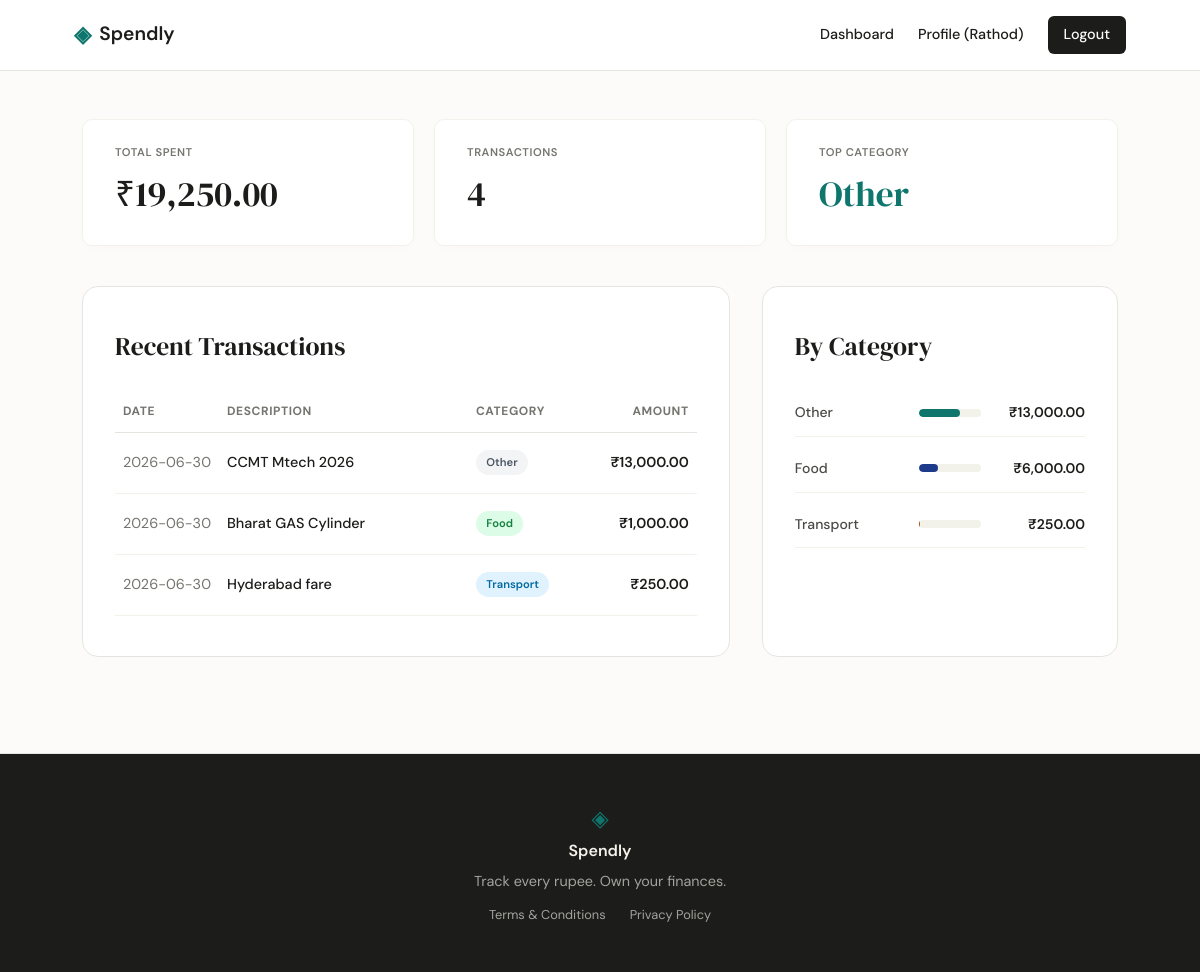
Screenshot of /profile (signed in) with the database file from the repository.
### tables this page shows
CREATE TABLE users (
        id INTEGER PRIMARY KEY AUTOINCREMENT,
        name TEXT NOT NULL,
        email TEXT UNIQUE NOT NULL,
        password_hash TEXT NOT NULL,
        created_at TEXT DEFAULT (datetime('now', 'localtime'))
    );

CREATE TABLE expenses (
        id INTEGER PRIMARY KEY AUTOINCREMENT,
        user_id INTEGER NOT NULL,
        amount REAL NOT NULL,
        category TEXT NOT NULL,
        date TEXT NOT NULL,
        description TEXT,
        created_at TEXT DEFAULT (datetime('now', 'localtime')),
        FOREIGN KEY (user_id) REFERENCES users (id) ON DELETE CASCADE
    );

### app.py (the view, shortened to what this page needs)
@app.route("/profile")
@login_required
def profile():
    db = get_db()
    initials = "".join([part[0].upper() for part in g.user['name'].split()[:2]]) if g.user['name'] else "U"
    try:
        created_dt = datetime.strptime(g.user['created_at'], "%Y-%m-%d %H:%M:%S")
        member_since = created_dt.strftime("%B %Y")
    except (ValueError, TypeError):
        member_since = "June 2026"
    user_info = {
        "name": g.user['name'],
        "email": g.user['email'],
        "member_since": member_since,
        "initials": initials
    }
    stats_row = db.execute("""
        SELECT COUNT(*) as count, SUM(amount) as total
        FROM expenses WHERE user_id = ?;
    """, (g.user["id"],)).fetchone()
    total_spent = stats_row["total"] if stats_row["total"] is not None else 0.0
    transaction_count = stats_row["count"] if stats_row["count"] is not None else 0
    top_cat_row = db.execute("""
        SELECT category, SUM(amount) as total
        FROM expenses
        WHERE user_id = ?
        GROUP BY category
        ORDER BY total DESC LIMIT 1;
    """, (g.user["id"],)).fetchone()
    top_category = top_cat_row["category"] if top_cat_row else "None"
    stats = {
        "total_spent": total_spent,
        "transaction_count": transaction_count,
        "top_category": top_category
    }
    recent_transactions_rows = db.execute("""
        SELECT * FROM expenses
        WHERE user_id = ?
        ORDER BY date DESC, id DESC LIMIT 3;
    """, (g.user["id"],)).fetchall()
    recent_transactions = []
    for row in recent_transactions_rows:
        recent_transactions.append({
            "date": row["date"],
            "category": row["category"],
            "description": row["description"] or "-",
            "amount": row["amount"]
        })
    category_rows = db.execute("""
        SELECT category, SUM(amount) as total
        FROM expenses
        WHERE user_id = ?
        GROUP BY category
        ORDER BY total DESC;
    """, (g.user["id"],)).fetchall()
    category_breakdown = []
    for row in category_rows:
        percentage = int((row["total"] / total_spent * 100)) if total_spent > 0 else 0
        category_breakdown.append({
            "category": row["category"],
            "amount": row["total"],
            "percentage": percentage
        })
    db.close()
    return render_template(
        "profile.html",
        user_info=user_info,
        stats=stats,
        recent_transactions=recent_transactions,
        category_breakdown=category_breakdown
    )

### app.py (called while the page is built)
@app.before_request
def load_logged_in_user():
    user_id = session.get("user_id")
    if user_id is None:
        g.user = None
    else:
        db = get_db()
        g.user = db.execute("SELECT * FROM users WHERE id = ?", (user_id,)).fetchone()
        db.close()

def login_required(view):
    @functools.wraps(view)
    def wrapped_view(**kwargs):
        if g.user is None:
            return redirect(url_for("login"))
        return view(**kwargs)
    return wrapped_view

### database/db.py (called while the page is built)
def get_db():
    db_dir = os.path.dirname(os.path.abspath(__file__))
    database_path = os.path.normpath(os.path.join(db_dir, "..", "spendly.db"))
    conn = sqlite3.connect(database_path)
    conn.row_factory = sqlite3.Row
    conn.execute("PRAGMA foreign_keys = ON;")
    return conn

### templates/profile.html (shortened to what this page needs)
{% extends "base.html" %}
{% block content %}
<section style="max-width: var(--max-width); margin: 3rem auto; padding: 0 2rem;">
    <div class="stats-grid">
        <div class="stats-box" style="text-align: left; padding: 1.5rem 2rem;">
            <span class="mock-label" style="font-size: 0.7rem; color: var(--ink-muted); text-transform: uppercase; letter-spacing: 0.05em; display: block; margin-bottom: 0.5rem;">Total Spent</span>
            <p style="font-family: var(--font-display); font-size: 2.2rem; color: var(--ink); margin: 0;">
                ₹{{ "{:,.2f}".format(stats['total_spent']) }}
            </p>
        </div>
        <div class="stats-box" style="text-align: left; padding: 1.5rem 2rem;">
            <span class="mock-label" style="font-size: 0.7rem; color: var(--ink-muted); text-transform: uppercase; letter-spacing: 0.05em; display: block; margin-bottom: 0.5rem;">Transactions</span>
            <p style="font-family: var(--font-display); font-size: 2.2rem; color: var(--ink); margin: 0;">
                {{ stats['transaction_count'] }}
            </p>
        </div>
        <div class="stats-box" style="text-align: left; padding: 1.5rem 2rem;">
            <span class="mock-label" style="font-size: 0.7rem; color: var(--ink-muted); text-transform: uppercase; letter-spacing: 0.05em; display: block; margin-bottom: 0.5rem;">Top Category</span>
            <p style="font-family: var(--font-display); font-size: 2.2rem; color: var(--accent); margin: 0;">
                {{ stats['top_category'] }}
            </p>
        </div>
    </div>
    <div class="profile-details-grid">
        <div style="background: var(--paper-card); border: 1px solid var(--border); border-radius: var(--radius-lg); padding: 2.5rem 2rem; width: 100%;">
            <h2 style="font-family: var(--font-display); font-size: 1.6rem; font-weight: 400; margin-bottom: 1.5rem; color: var(--ink);">Recent Transactions</h2>
            <div class="table-container">
                <table style="width: 100%; border-collapse: collapse; font-size: 0.9rem; text-align: left;">
                    <thead>
                        <tr style="border-bottom: 1px solid var(--border); color: var(--ink-muted); font-size: 0.75rem; text-transform: uppercase; letter-spacing: 0.05em; font-weight: 600;">
                            <th style="padding: 0.75rem 0.5rem; width: 15%;">Date</th>
                            <th style="padding: 0.75rem 0.5rem; width: 45%;">Description</th>
                            <th style="padding: 0.75rem 0.5rem; width: 20%;">Category</th>
                            <th style="padding: 0.75rem 0.5rem; text-align: right; width: 20%;">Amount</th>
                        </tr>
                    </thead>
                    <tbody>
                        {% for tx in recent_transactions %}
                            <tr style="border-bottom: 1px solid var(--border-soft); transition: background 0.2s;">
                                <td style="padding: 1.1rem 0.5rem; color: var(--ink-muted); white-space: nowrap;">
                                    {{ tx['date'] }}
                                </td>
                                <td style="padding: 1.1rem 0.5rem; color: var(--ink); font-weight: 500;">
                                    {{ tx['description'] }}
                                </td>
                                <td style="padding: 1.1rem 0.5rem;">
                                    <span class="hero-badge badge-{{ tx['category']|lower }}" style="margin-bottom: 0; padding: 0.25rem 0.65rem; font-size: 0.7rem; font-weight: 600; border: none;">
                                        {{ tx['category'] }}
                                    </span>
                                </td>
                                <td style="padding: 1.1rem 0.5rem; text-align: right; font-weight: 600; color: var(--ink);">
                                    ₹{{ "{:,.2f}".format(tx['amount']) }}
                                </td>
                            </tr>
                        {% endfor %}
                    </tbody>
                </table>
            </div>
        </div>
        <div style="background: var(--paper-card); border: 1px solid var(--border); border-radius: var(--radius-lg); padding: 2.5rem 2rem; width: 100%;">
            <h2 style="font-family: var(--font-display); font-size: 1.6rem; font-weight: 400; margin-bottom: 1.5rem; color: var(--ink);">By Category</h2>
            <div style="display: flex; flex-direction: column; gap: 0.5rem;">
                {% set bar_colors = ['var(--cat-1)', 'var(--cat-2)', 'var(--cat-3)', 'var(--cat-4)', 'var(--cat-5)', 'var(--cat-6)', 'var(--cat-7)'] %}
                {% for item in category_breakdown %}
                    <div class="cat-row" style="padding: 0.8rem 0;">
                        <span class="cat-name" style="font-weight: 500; color: var(--ink-soft); width: 100px;">{{ item['category'] }}</span>
                        <div class="cat-bar-track" style="height: 8px; margin: 0 0.5rem;">
                            <div class="cat-bar-fill" style="width: {{ item['percentage'] }}%; background: {{ bar_colors[loop.index0 % bar_colors|length] }};"></div>
                        </div>
                        <span class="cat-amount" style="font-family: var(--font-sans); color: var(--ink); font-weight: 600; width: 80px;">
                            ₹{{ "{:,.2f}".format(item['amount']) }}
                        </span>
                    </div>
                {% endfor %}
            </div>
        </div>
    </div>
</section>
{% endblock %}

### templates/base.html (shortened to what this page needs)
<!DOCTYPE html>
<html lang="en">
<head>
    <link rel="stylesheet" href="{{ url_for('static', filename='css/style.css') }}">
</head>
<body>
    <nav class="navbar">
        <div class="nav-inner">
            <a href="{{ url_for('landing') }}" class="nav-brand">
                <span class="brand-icon">◈</span>
                <span class="brand-name">Spendly</span>
            </a>
            <div class="nav-links">
                {% if session.get('user_id') %}
                    <a href="{{ url_for('dashboard') }}">Dashboard</a>
                    <a href="{{ url_for('profile') }}">Profile ({{ g.user['name'].split()[0] if g.user else 'User' }})</a>
                    <a href="{{ url_for('logout') }}" class="nav-cta">Logout</a>
                {% else %}
                    <a href="{{ url_for('login') }}">Sign in</a>
                    <a href="{{ url_for('register') }}" class="nav-cta">Get started</a>
                {% endif %}
            </div>
        </div>
    </nav>
    <main class="main-content">
        {% block content %}{% endblock %}
    </main>
    <footer class="footer">
        <div class="footer-inner">
            <span class="brand-icon">◈</span>
            <span class="footer-name">Spendly</span>
            <p class="footer-copy" style="margin-bottom: 0.75rem;">Track every rupee. Own your finances.</p>
            <div style="display: flex; gap: 1.5rem; font-size: 0.8rem; color: var(--ink-faint);">
                <a href="{{ url_for('terms') }}" style="transition: color 0.2s;" onmouseover="this.style.color='var(--paper-warm)'" onmouseout="this.style.color='var(--ink-faint)'">Terms & Conditions</a>
                <a href="{{ url_for('privacy') }}" style="transition: color 0.2s;" onmouseover="this.style.color='var(--paper-warm)'" onmouseout="this.style.color='var(--ink-faint)'">Privacy Policy</a>
            </div>
        </div>
    </footer>
</body>
</html>

### static/css/style.css (style rules this page uses)
:root { --font-sans: 'DM Sans', -apple-system, BlinkMacSystemFont, "Segoe UI", Roboto, sans-serif; --font-display: 'DM Serif Display', Georgia, serif; --paper: #fcfbf9; --paper-warm: #f5f2eb; --paper-card: #ffffff; --ink: #1c1c1a; --ink-soft: #4a4a46; --ink-muted: #757570; --ink-faint: #a3a39e; --accent: #0f766e; --accent-light: #f0fdf4; --accent-2: #d97706; --border: #e5e5e0; --border-soft: #f2f2eb; --danger: #dc2626; --cat-1: #0f766e; --cat-2: #1e3a8a; --cat-3: #b45309; --cat-4: #4b5563; --cat-5: #065f46; --cat-6: #6b21a8; --cat-7: #9a3412; --max-width: 1100px; --radius-lg: 16px; --radius-md: 10px; --radius-sm: 6px; }
* { box-sizing: border-box; margin: 0; padding: 0; }
body { font-family: var(--font-sans); background-color: var(--paper); color: var(--ink); line-height: 1.5; -webkit-font-smoothing: antialiased; }
a { color: inherit; text-decoration: none; }
.navbar { background-color: var(--paper-card); border-bottom: 1px solid var(--border); position: sticky; top: 0; z-index: 100; }
.nav-inner { max-width: var(--max-width); margin: 0 auto; padding: 1rem 1.5rem; display: flex; justify-content: space-between; align-items: center; }
.nav-brand { display: flex; align-items: center; gap: 0.5rem; font-weight: 600; font-size: 1.2rem; }
.brand-icon { color: var(--accent); font-size: 1.4rem; }
.nav-links { display: flex; align-items: center; gap: 1.5rem; font-size: 0.9rem; font-weight: 500; }
.nav-cta { background-color: var(--ink); color: var(--paper); padding: 0.5rem 1rem; border-radius: var(--radius-sm); transition: opacity 0.2s; }
.main-content { min-height: calc(100vh - 70px - 160px); }
.footer { background-color: var(--ink); color: var(--paper-warm); padding: 3rem 1.5rem; margin-top: 4rem; border-top: 1px solid var(--border); }
.footer-inner { max-width: var(--max-width); margin: 0 auto; display: flex; flex-direction: column; align-items: center; text-align: center; }
.footer-name { font-weight: 600; margin-top: 0.25rem; margin-bottom: 0.5rem; }
.footer-copy { font-size: 0.9rem; color: var(--ink-faint); }
.hero-badge { display: inline-block; background-color: var(--paper-warm); color: var(--ink-soft); font-size: 0.8rem; font-weight: 500; padding: 0.35rem 0.85rem; border-radius: 100px; margin-bottom: 1rem; width: fit-content; }
.mock-label { text-transform: uppercase; font-size: 0.75rem; letter-spacing: 0.05em; color: var(--ink-muted); font-weight: 600; }
.stats-grid { display: grid; grid-template-columns: repeat(3, 1fr); gap: 1.25rem; margin-bottom: 2.5rem; }
.stats-box { background: var(--paper-card); border: 1px solid var(--border-soft); border-radius: var(--radius-md); padding: 1.25rem; text-align: center; box-shadow: 0 4px 12px rgba(0, 0, 0, 0.01); }
.profile-details-grid { display: grid; grid-template-columns: 1fr; gap: 2rem; }
@media (min-width: 900px) { .profile-details-grid { grid-template-columns: 2fr 1.1fr; } }
.cat-row { display: flex; align-items: center; gap: 1rem; padding: 0.6rem 0; border-bottom: 1px solid var(--border-soft); }
.cat-name { width: 120px; font-size: 0.875rem; color: var(--ink-soft); }
.cat-bar-track { flex: 1; height: 8px; background: var(--border-soft); border-radius: 99px; overflow: hidden; }
.cat-bar-fill { height: 100%; background: var(--accent); border-radius: 99px; }
.cat-amount { width: 80px; text-align: right; font-size: 0.875rem; font-weight: 600; color: var(--ink); }
.badge-food { background-color: #dcfce7; color: #15803d; }
.badge-transport { background-color: #e0f2fe; color: #0369a1; }
.badge-other { background-color: #f3f4f6; color: #4b5563; }

### rows the page displays
users: user.name "Rathod"
expenses: top_category "Other", date "2026-06-30", description "CCMT Mtech 2026", category "Other", amount "13,000.00", {{ item['percentage'] }} 67 (drawn)
expenses: date "2026-06-30", description "Bharat GAS Cylinder", category "Food", amount "1,000.00"
expenses: date "2026-06-30", description "Hyderabad fare", category "Transport", amount "250.00"

### other values shown
{{ "{:,.2f}".format(stats['total_spent']) }} "19,250.00"
{{ stats['transaction_count'] }} "4"
{{ item['category'] }} "Food"
{{ "{:,.2f}".format(item['amount']) }} "6,000.00"
